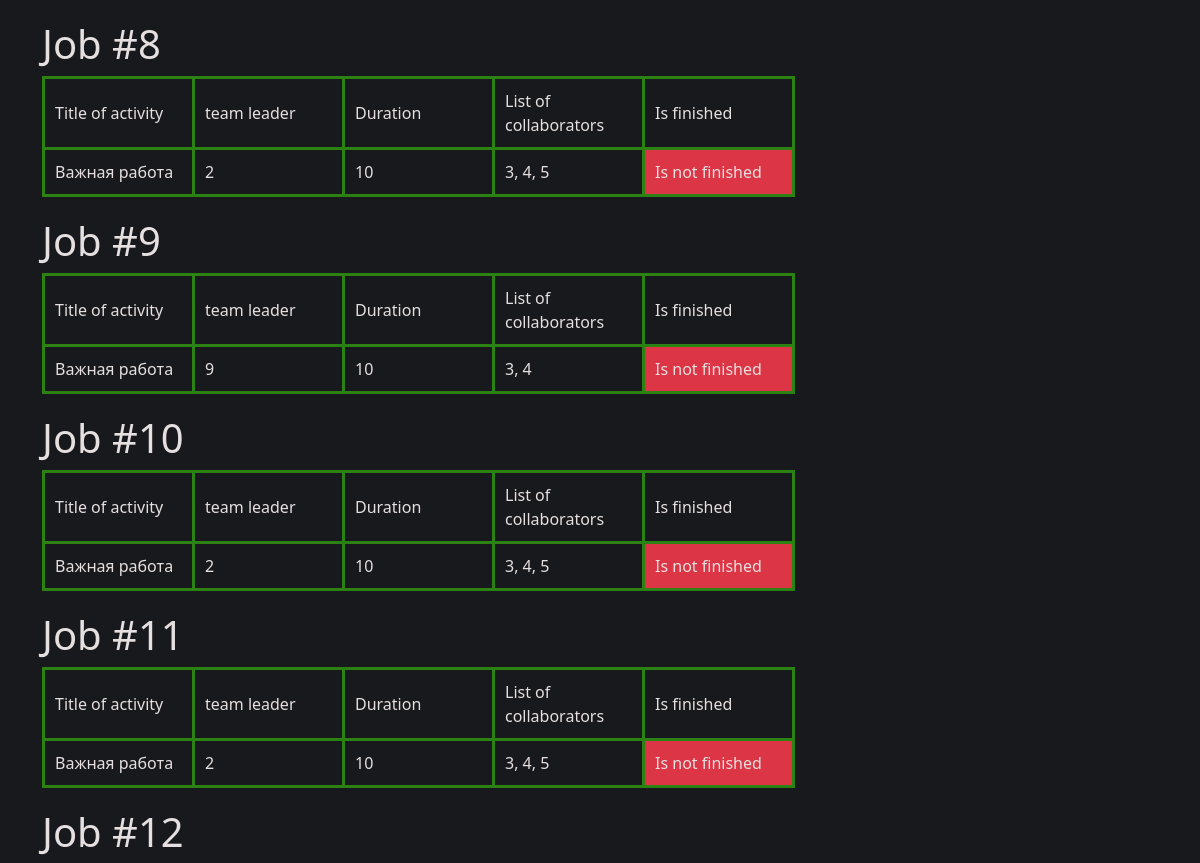
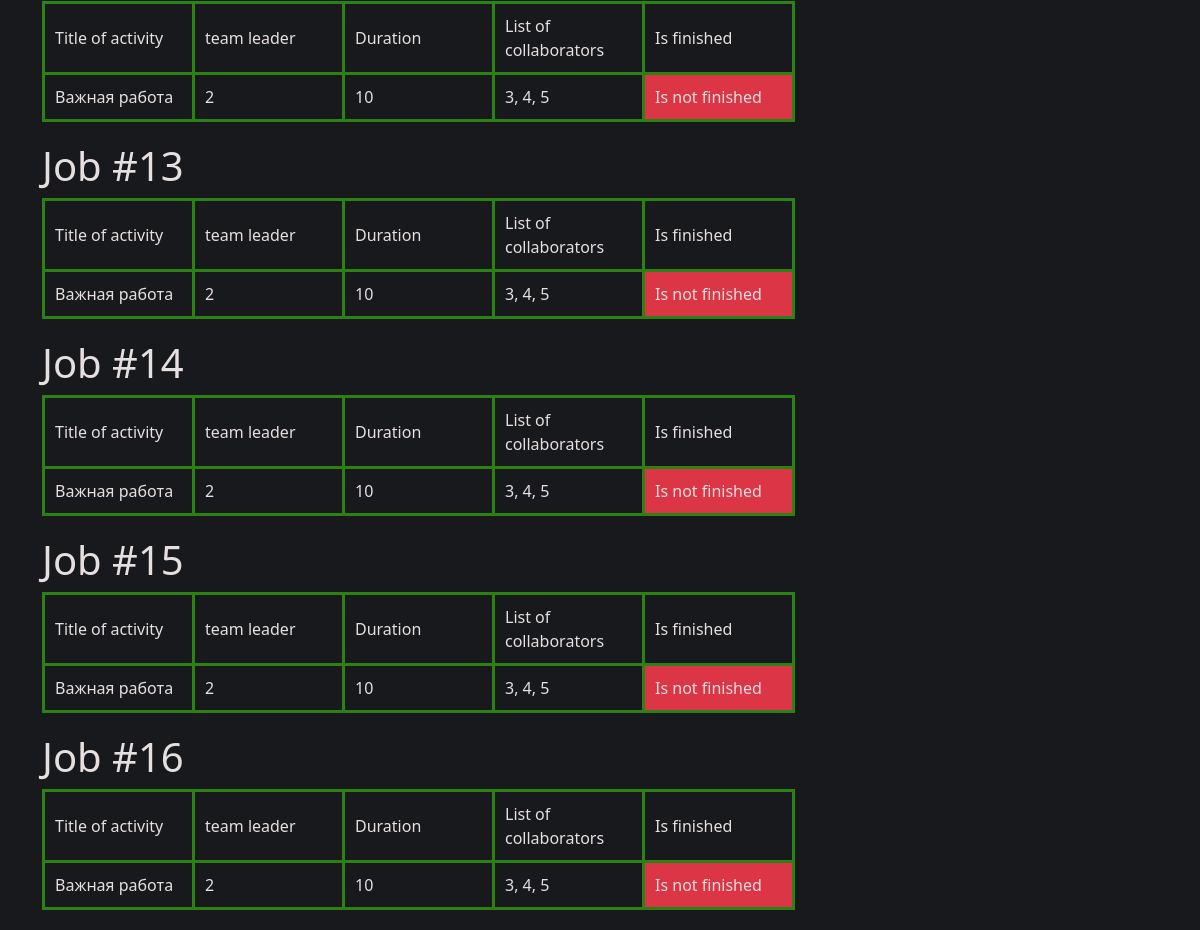
Before: / (lower part) with the older database file (2 pictures, top to bottom).
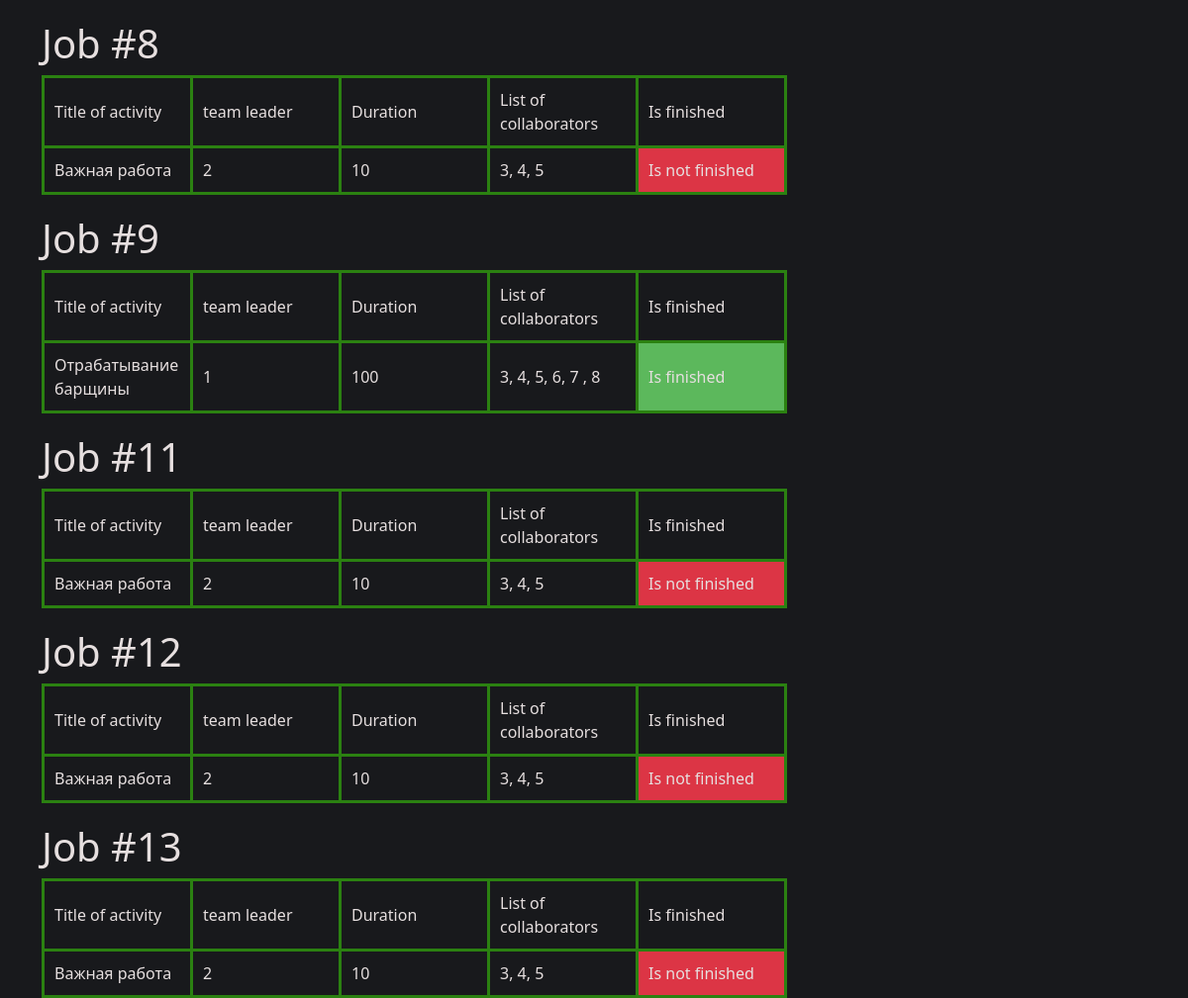
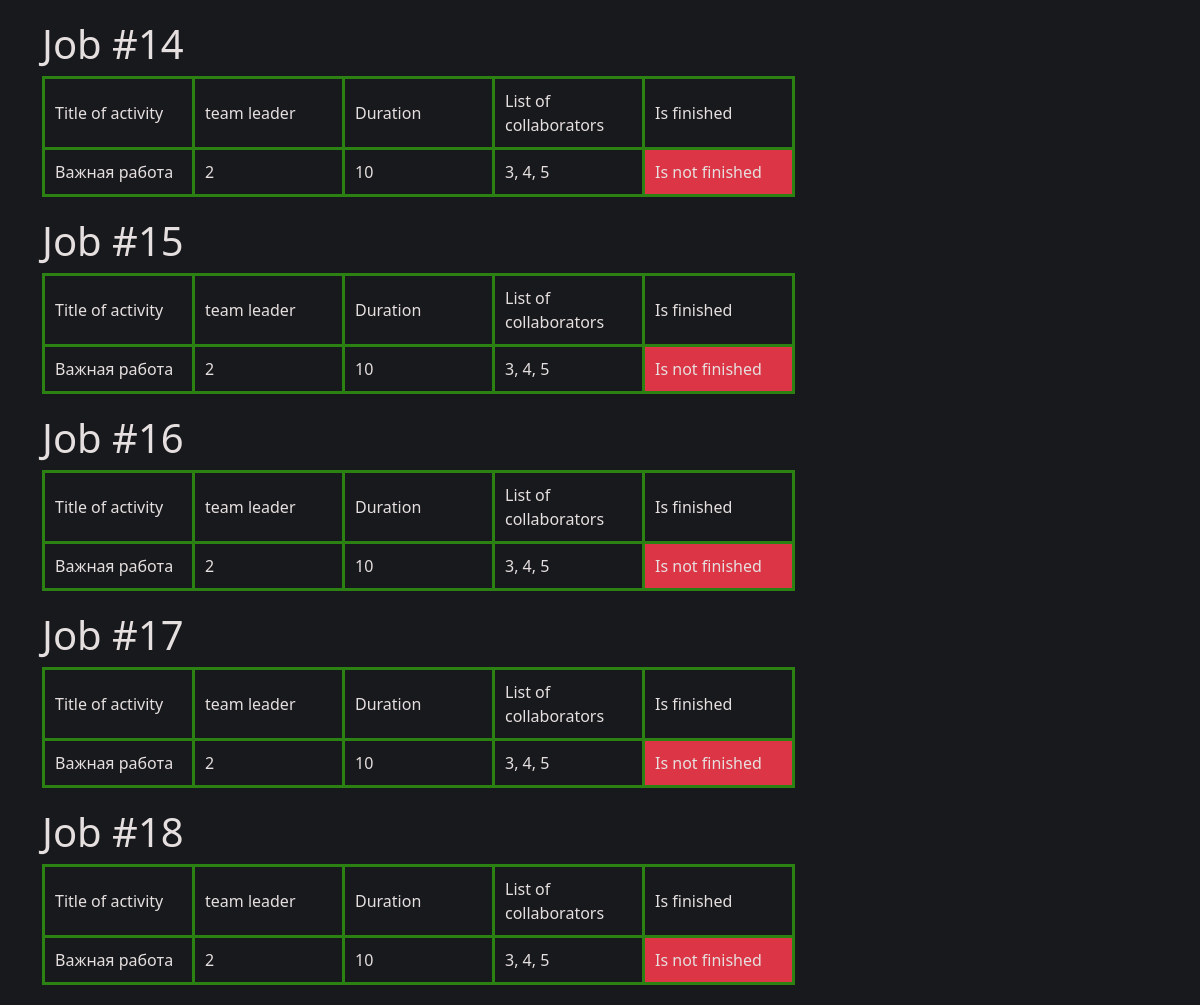
After: the same page with the newer database file (2 pictures, top to bottom).
### data/jobs.py (models this page shows, shortened)
class Job(SqlAlchemyBase, SerializerMixin):
    __tablename__ = 'jobs'
    id = sqlalchemy.Column(sqlalchemy.Integer,
                           primary_key=True, autoincrement=True)
    team_leader = sqlalchemy.Column(sqlalchemy.Integer, sqlalchemy.ForeignKey("users.id"))
    job = sqlalchemy.Column(sqlalchemy.String)
    work_size = sqlalchemy.Column(sqlalchemy.Integer)
    collaborators = sqlalchemy.Column(sqlalchemy.String)
    start_date = sqlalchemy.Column(sqlalchemy.DateTime, default=datetime.datetime.now)
    end_date = sqlalchemy.Column(sqlalchemy.DateTime)
    is_finished = sqlalchemy.Column(sqlalchemy.Boolean, default=False)
    user = orm.relationship('User')

### repr.py (the view)
@app.route('/index')
@app.route('/')
def index():
    db_sess = create_session()
    lst = []
    for job in db_sess.query(Job).all():
        lst.append(job)
    return render_template('home.html', title='Милый дом', list=lst)

### data/db_session.py (called while the page is built)
def create_session() -> Session:
    global __factory
    return __factory()

### templates/home.html (shortened to what this page needs)
{% extends "base.html" %}
{% block hed %}
<link rel="stylesheet" href="/static/css/table.css">
{% endblock %}
{% block content %}
{% for job in list %}
<h1>Job #{{job.id}}</h1>
<table>
    <thead>
    <tr>
        <td>Title of activity</td>
        <td>team leader</td>
        <td>Duration</td>
        <td>List of collaborators</td>
        <td>Is finished</td>
    </tr>
    </thead>
    <tbody>
        <tr>
            <td>{{job.job}}</td>
            <td>{{job.team_leader}}</td>
            <td>{{job.work_size}}</td>
            <td>{{job.collaborators}}</td>
            {% if job.is_finished %}
            <td class="finished">Is finished</td>
            {% else %}
            <td class="not_finished">Is not finished</td>
            {% endif %}
        </tr>
    </tbody>
</table>
{% endfor %}
{% endblock %}

Changed rows visible on the page:
removed Job: id "10", job "Важная работа", team_leader "2", work_size "10", collaborators "3, 4, 5", is_finished "Is not finished"
changed Job id 9: job "Важная работа" → "Отрабатывание барщины"; team_leader "9" → "1"; work_size "10" → "100"; collaborators "3, 4" → "3, 4, 5, 6, 7 , 8"; is_finished "Is not finished" → "Is finished"
added Job: id "17", job "Важная работа", team_leader "2", work_size "10", collaborators "3, 4, 5", is_finished "Is not finished"
added Job: id "18", job "Важная работа", team_leader "2", work_size "10", collaborators "3, 4, 5", is_finished "Is not finished"
